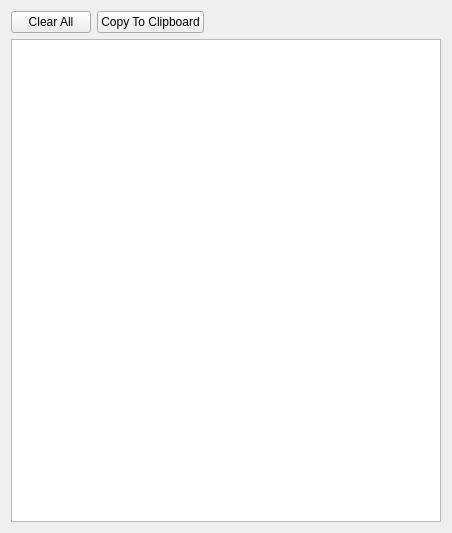
<?xml version="1.0" encoding="UTF-8"?>
<ui version="4.0">
 <class>LoggerEditorWidget</class>
 <widget class="QWidget" name="LoggerEditorWidget">
  <property name="geometry">
   <rect>
    <x>0</x>
    <y>0</y>
    <width>452</width>
    <height>533</height>
   </rect>
  </property>
  <property name="windowTitle">
   <string>Log viewer</string>
  </property>
  <layout class="QGridLayout" name="gridLayout">
   <item row="1" column="0">
    <widget class="QTextBrowser" name="logText"/>
   </item>
   <item row="0" column="0">
    <layout class="QHBoxLayout" name="horizontalLayout">
     <item>
      <widget class="QPushButton" name="clearAllButton">
       <property name="text">
        <string>Clear All</string>
       </property>
      </widget>
     </item>
     <item>
      <widget class="QPushButton" name="copyButton">
       <property name="text">
        <string>Copy To Clipboard</string>
       </property>
      </widget>
     </item>
     <item>
      <spacer name="horizontalSpacer">
       <property name="orientation">
        <enum>Qt::Horizontal</enum>
       </property>
       <property name="sizeHint" stdset="0">
        <size>
         <width>40</width>
         <height>20</height>
        </size>
       </property>
      </spacer>
     </item>
    </layout>
   </item>
  </layout>
 </widget>
 <connections>
  <connection>
   <sender>clearAllButton</sender>
   <signal>clicked()</signal>
   <receiver>LoggerEditorWidget</receiver>
   <slot>clearAll()</slot>
   <hints>
    <hint type="sourcelabel">
     <x>37</x>
     <y>43</y>
    </hint>
    <hint type="destinationlabel">
     <x>-3</x>
     <y>42</y>
    </hint>
   </hints>
  </connection>
  <connection>
   <sender>copyButton</sender>
   <signal>clicked()</signal>
   <receiver>LoggerEditorWidget</receiver>
   <slot>copyToClipboard()</slot>
   <hints>
    <hint type="sourcelabel">
     <x>706</x>
     <y>44</y>
    </hint>
    <hint type="destinationlabel">
     <x>868</x>
     <y>47</y>
    </hint>
   </hints>
  </connection>
 </connections>
 <slots>
  <slot>clearAll()</slot>
  <slot>copyToClipboard()</slot>
 </slots>
</ui>
